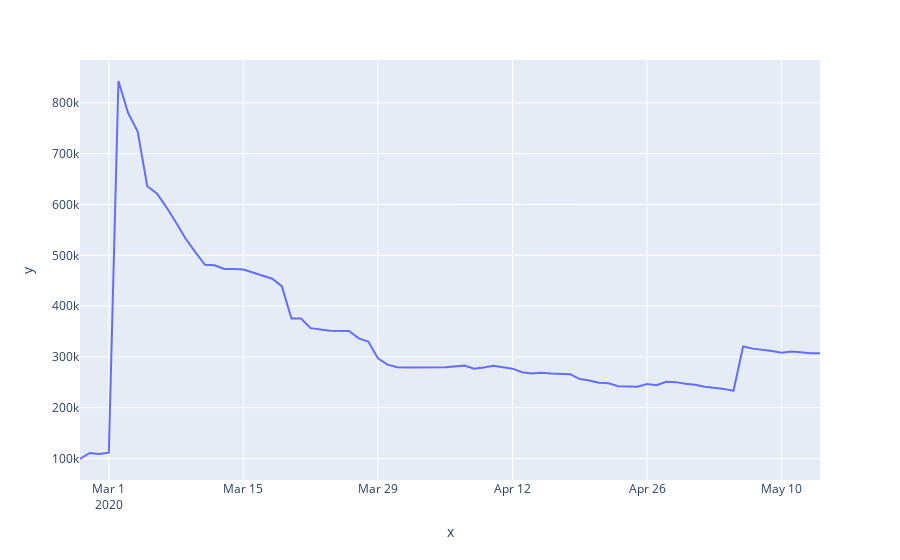

Notebook code for this chart:
### Code cell
px.line(x = res.keys().get_level_values(0).unique(), y=mean_square_price)
